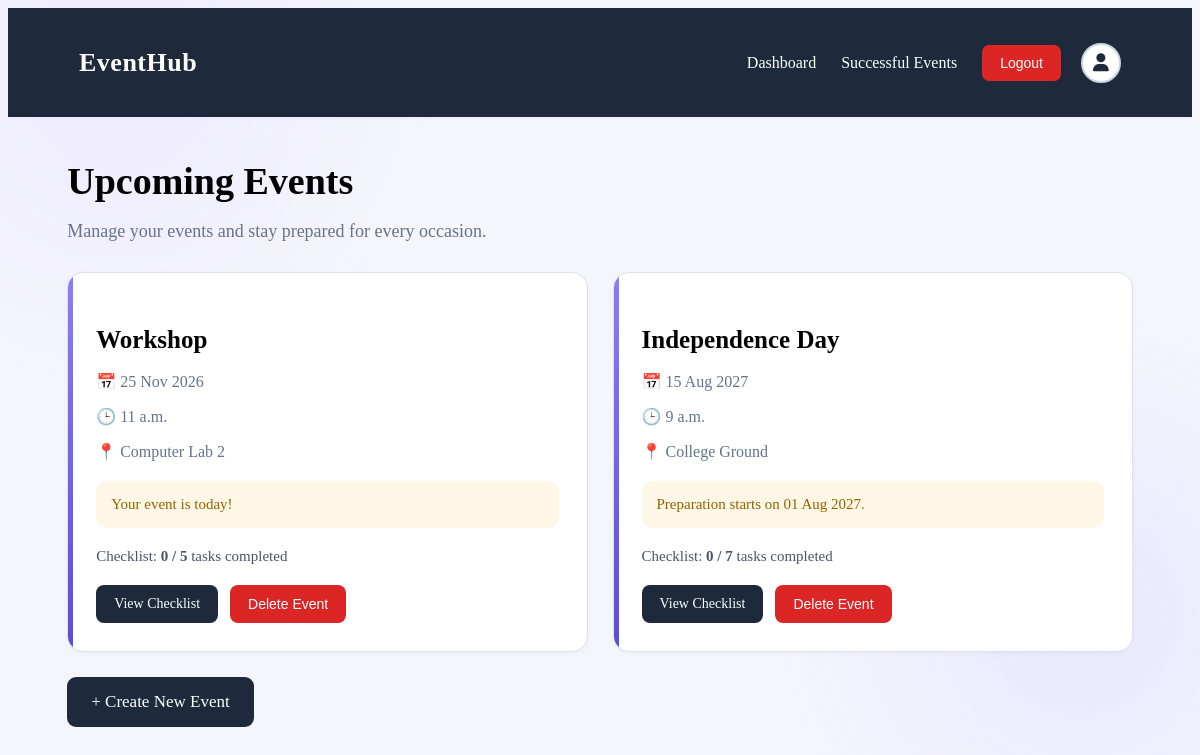
The page / (signed in) on the database its author committed.
### events/models.py (models this page shows, shortened)
class Event(models.Model):
    title = models.CharField(
        max_length=200
    )
    description = models.TextField(
        blank=True
    )
    date = models.DateField()
    time = models.TimeField(
        null=True,
        blank=True
    )
    venue = models.CharField(
        max_length=200,
        blank=True
    )
    event_type = models.CharField(
        max_length=50,
        blank=True
    )
    upload = models.FileField(
        upload_to="uploads/",
        blank=True
    )
    created_by = models.ForeignKey(
        User,
        on_delete=models.CASCADE,
        related_name="created_events"
    )
    class Meta:
        ordering = ["date"]
    def progress(self):
        total = self.tasks.count()
        done = self.tasks.filter(
            done=True
        ).count()
        return done, total

### events/views.py (the view)
# urls.py: path("", views.dashboard, name="dashboard"),
@login_required
def dashboard(request):
    today = timezone.localdate()
    events = Event.objects.filter(
        created_by=request.user,
        date__gte=today,
    ).order_by("date")
    for event in events:
        done, total = event.progress()
        event.done_count = done
        event.total_count = total
        first_task = (
            event.tasks
            .filter(
                deadline__gte=today,
                done=False,
            )
            .order_by("deadline")
            .first()
        )
        event.preparation_date = (
            first_task.deadline if first_task else None
        )
        days_left = (
            event.date - today
        ).days
        if days_left == 0:
            event.reminder = "Your event is today!"
        elif days_left == 1:
            event.reminder = "Your event is tomorrow!"
        elif days_left <= 3:
            event.reminder = "Your event is very close!"
        elif days_left <= 7:
            event.reminder = "Your event is coming soon!"
        elif (
            event.preparation_date
            and today == event.preparation_date
        ):
            event.reminder = "Preparation starts today!"
        elif event.preparation_date:
            event.reminder = (
                "Preparation starts on "
                f"{event.preparation_date.strftime('%d %b %Y')}."
            )
        else:
            event.reminder = (
                "No upcoming preparation tasks."
            )
    return render(
        request,
        "events/dashboard.html",
        {
            "events": events,
        },
    )

### events/templates/events/dashboard.html (shortened to what this page needs)
{% load static %}
<!DOCTYPE html>
<html lang="en">
<head>
    <link rel="stylesheet" href="{% static 'events/style.css' %}">
    <link
        rel="stylesheet"
        href="https://cdnjs.cloudflare.com/ajax/libs/font-awesome/6.5.0/css/all.min.css"
    >
</head>
<body>
    <nav class="navbar">
        <h2>EventHub</h2>
        <div class="navbar-right">
            <div class="nav-links">
                <a href="{% url 'dashboard' %}">
                    Dashboard
                </a>
                <a href="{% url 'successful_events' %}">
                    Successful Events
                </a>
                <form method="post" action="{% url 'logout' %}">
                    <button type="submit" class="logout-btn">
                        Logout
                    </button>
                </form>
            </div>
            <div class="profile-container">
                <button
                    type="button"
                    class="profile-icon"
                    onclick="toggleProfile()"
                    title="User Profile"
                    aria-label="Open user profile"
                >
                    <i class="fa-solid fa-user"></i>
                </button>
            </div>
        </div>
    </nav>
    <main class="container">
        <div class="page-heading">
            <h1>Upcoming Events</h1>
            <p>
                Manage your events and stay prepared for every occasion.
            </p>
        </div>
        <section class="section">
            {% if events %}
                <div class="event-grid">
                    {% for event in events %}
                        <div class="event-card">
                            <h3>
                                {{ event.title }}
                            </h3>
                            <p class="event-info">
                                📅 {{ event.date|date:"d M Y" }}
                            </p>
                            {% if event.time %}
                                <p class="event-info">
                                    🕒 {{ event.time }}
                                </p>
                            {% endif %}
                            {% if event.venue %}
                                <p class="event-info">
                                    📍 {{ event.venue }}
                                </p>
                            {% endif %}
                            <div class="reminder">
                                {{ event.reminder }}
                            </div>
                            <p class="progress-text">
                                Checklist:
                                <strong>
                                    {{ event.done_count }}
                                    /
                                    {{ event.total_count }}
                                </strong>
                                tasks completed
                            </p>
                            <div class="event-actions">
                                <a
                                    href="{% url 'event_detail' event.pk %}"
                                    class="view-btn"
                                >
                                    View Checklist
                                </a>
                                <form
                                    method="post"
                                    action="{% url 'delete_event' event.pk %}"
                                    onsubmit="return confirm('Are you sure you want to delete this event and all its checklist tasks?');"
                                >
                                    <button
                                        type="submit"
                                        class="delete-btn"
                                    >
                                        Delete Event
                                    </button>
                                </form>
                            </div>
                        </div>
                    {% endfor %}
                </div>
            {% else %}
                <p class="empty-message">
                    No upcoming events available.
                    Create your first event to get started!
                </p>
            {% endif %}
            <a
                href="{% url 'event_create' %}"
                class="create-btn"
            >
                + Create New Event
            </a>
        </section>
    </main>
</body>
</html>

### events/templates/events/static/events/style.css (style rules this page uses)
body { background: radial-gradient(circle at 10% 10%, #eeeaff 0%, transparent 25%), radial-gradient(circle at 90% 80%, #e9e7ff 0%, transparent 25%), #f5f6fb; }
.navbar { background: rgba(255, 255, 255, 0.95); backdrop-filter: blur(10px); border-bottom: 2px solid #eeeaff; }
.navbar h2 { letter-spacing: 0.5px; }
.event-card { position: relative; overflow: hidden; border: 1px solid #e8e5ff; box-shadow: 0 5px 18px rgba(91, 75, 219, 0.06); }
.event-card::before { content: ""; position: absolute; top: 0; left: 0; width: 5px; height: 100%; background: linear-gradient( to bottom, #8b7cf6, #5b4bdb ); }
.container { animation: fadeIn 0.4s ease; }

### events/templates/events/dashboard.html (style rules this page uses)
.navbar { background: #1e293b; color: white; padding: 18px 6%; display: flex; justify-content: space-between; align-items: center; }
.navbar h2 { font-size: 26px; color: white; }
.nav-links { display: flex; align-items: center; gap: 25px; }
.navbar a { color: white; text-decoration: none; font-size: 16px; }
.logout-btn { background: #dc2626; color: white; border: none; padding: 10px 18px; border-radius: 7px; cursor: pointer; font-size: 14px; }
.navbar-right { display: flex; align-items: center; gap: 20px; }
.profile-container { position: relative; }
.profile-icon { width: 40px; height: 40px; border-radius: 50%; background: white; color: #1e293b; display: flex; align-items: center; justify-content: center; font-size: 18px; border: 2px solid #cbd5e1; cursor: pointer; transition: 0.2s ease; }
.profile-icon i { pointer-events: none; }
.container { width: 90%; max-width: 1500px; margin: 40px auto; }
.page-heading { margin-bottom: 30px; }
.page-heading h1 { font-size: 38px; margin-bottom: 12px; }
.page-heading p { color: #64748b; font-size: 18px; }
.section { margin-bottom: 40px; }
.event-grid { display: grid; grid-template-columns: repeat(2, minmax(0, 1fr)); gap: 25px; }
.event-card { background: white; border: 1px solid #dbe2ea; border-radius: 16px; padding: 28px; box-shadow: 0 2px 5px rgba(0, 0, 0, 0.03); transition: 0.2s; }
.event-card h3 { font-size: 25px; margin-bottom: 18px; overflow-wrap: anywhere; }
.event-info { color: #64748b; font-size: 16px; margin-bottom: 10px; }
.reminder { background: #fff7e6; color: #946200; padding: 15px; border-radius: 10px; margin: 20px 0; font-size: 15px; }
.progress-text { color: #475569; margin: 15px 0; font-size: 15px; }
.event-actions { display: flex; flex-wrap: wrap; align-items: center; gap: 12px; margin-top: 20px; }
.view-btn { background: #1e293b; color: white; text-decoration: none; padding: 11px 18px; border-radius: 8px; display: inline-block; font-size: 14px; }
.delete-btn { background: #dc2626; color: white; border: none; padding: 11px 18px; border-radius: 8px; cursor: pointer; font-size: 14px; }
.create-btn { display: inline-block; background: #1e293b; color: white; text-decoration: none; padding: 15px 24px; border-radius: 9px; font-size: 17px; margin-top: 25px; }

### rows shown on the page
Event: title "Workshop", date "25 Nov 2026", time "11 a.m.", venue "Computer Lab 2", reminder "Your event is today!", done_count "0", total_count "5"
Event: title "Independence Day", date "15 Aug 2027", time "9 a.m.", venue "College Ground", reminder "Preparation starts on 01 Aug 2027.", done_count "0", total_count "7"
